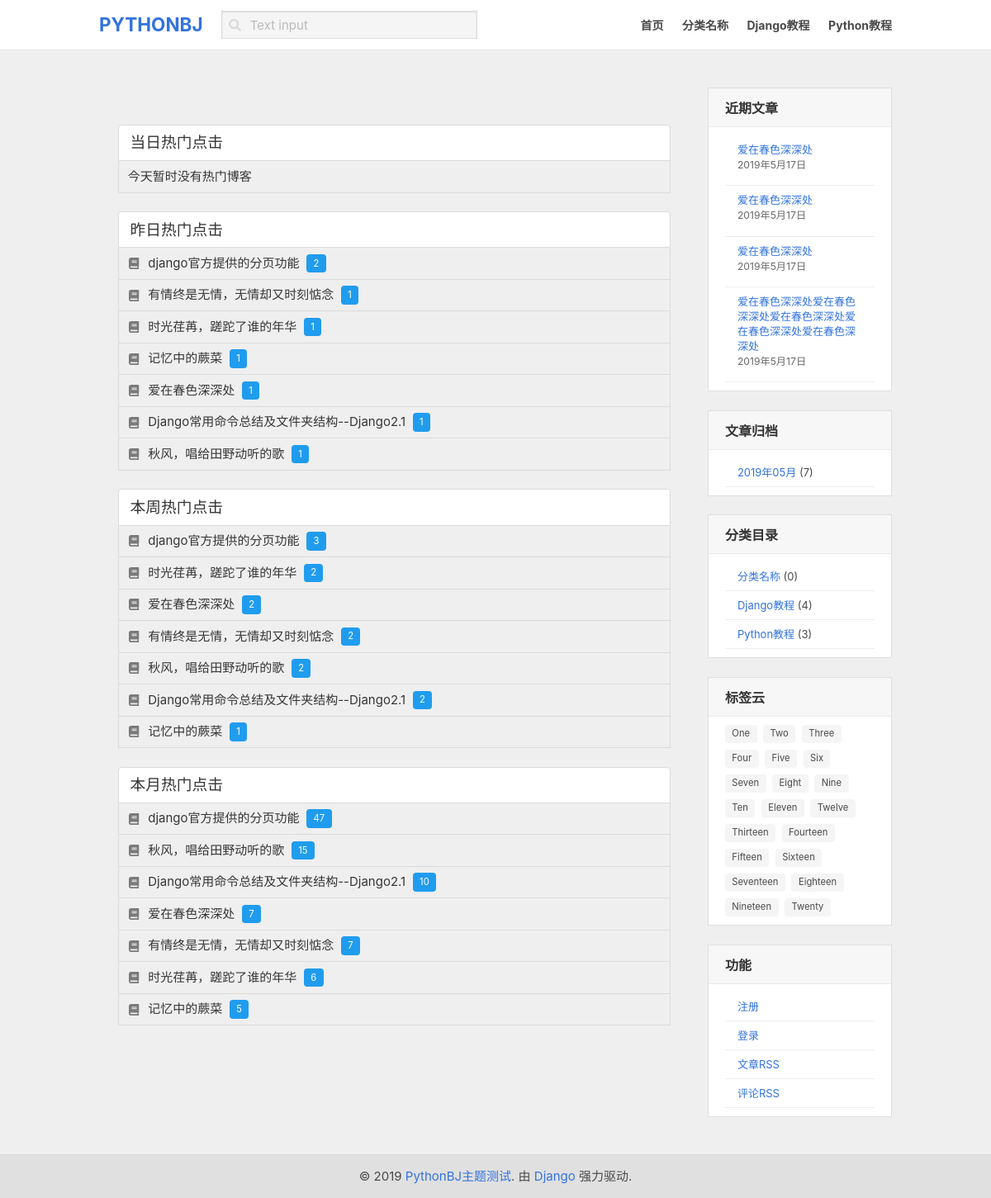
The app's page /blog/read_nums/ with its own data.
### blog/models.py (models this page shows, shortened)
class Category(models.Model):
    name = models.CharField('分类名称', max_length=32)
    slug = models.SlugField('slug', max_length=64)
    author = models.ForeignKey(User, on_delete=models.CASCADE, verbose_name="用户")
    desc = models.TextField('分类描述', max_length=200)
    add_date = models.DateTimeField(auto_now_add=True)
    pub_date = models.DateTimeField(auto_now=True)
    class Meta:
        ordering = ['-pub_date']
        verbose_name_plural = "博客分类"

class Article(models.Model, ReadNumExpandMethod):
    HAS_PUB_CHOICES = (
        (0, '发布'),
        (1, '存草稿'),
    )
    HAS_REPRINT_CHOICES = (
        (0, '原创'),
        (1, '转载'),
    )
    title = models.CharField('文章标题', max_length=100)
    slug = models.SlugField('slug', max_length=100, blank=True, null=True, help_text="链接后缀，必须为英文字符")
    author = models.ForeignKey(User, on_delete=models.CASCADE, verbose_name="作者")
    read_details = GenericRelation(ReadDetail)  # 关联到这个模型，可以很方便的访问关联模型的所有数据
    desc = models.TextField(max_length=100, blank=True, help_text="文章简介，字数保持在100以内！")
    topic = models.ForeignKey('Topic', on_delete=models.CASCADE, verbose_name="专题", blank=True, null=True)
    category = models.ForeignKey('Category', on_delete=models.CASCADE, verbose_name="分类")
    picture = models.ImageField('封面图', upload_to='images/', max_length=200, blank=True, null=True)
    content = MDTextField()
    tags = models.ManyToManyField('Tag', blank=True)
    has_pub = models.PositiveSmallIntegerField('是否发布',choices=HAS_PUB_CHOICES, default=0)
    has_reprint = models.PositiveSmallIntegerField('是否原创', choices=HAS_REPRINT_CHOICES, default=0)
    has_url = models.URLField('原文链接', blank=True, null=True)
    add_date = models.DateTimeField(auto_now_add=True)
    pub_date = models.DateTimeField(auto_now=True)
    class Meta:
        ordering = ['-pub_date']
        verbose_name_plural = "文章管理"
    def __str__(self):
        return self.title

### read_record/models.py (models this page shows)
class ReadDetail(models.Model):
    read_nums = models.IntegerField(default=0)
    date = models.DateField(default=timezone.now)   # 获取当前时间
    content_type = models.ForeignKey(ContentType, on_delete=models.DO_NOTHING)
    object_id = models.PositiveIntegerField()
    content_object = GenericForeignKey('content_type', 'object_id')

### blog/views.py (the view)
# urls.py: path('read_nums/', views.read_num_s, name="read_nums")  # 统计计数页面
def read_num_s(request):
    article_content_type = ContentType.objects.get_for_model(Article)  # 获取文章模型
    dates, read_num_s = get_seven_days_data(article_content_type)
    hot_article_for_seven_days = cache.get('hot_article_for_seven_days')
    if hot_article_for_seven_days is None:
        hot_article_for_seven_days = get_seven_days_hot_articles(7)
        cache.set('hot_article_for_seven_days', hot_article_for_seven_days, 3600)
        print('计算缓存')
    else:
        print('使用缓存')
    today_hot_data = get_today_hot_data(article_content_type)
    yesterday_hot_data = get_yesterday_hot_data(article_content_type)
    hot_article_for_month_days = get_seven_days_hot_articles(30)
    return render(request, 'blog/read_nums.html', locals())

### blog/templatetags/blog_tags.py (called while the page is built)
@register.simple_tag
def archives():
    return Article.objects.dates('pub_date', 'month', order='DESC')

@register.simple_tag
def archives_num(year, month):
    return Article.objects.filter(pub_date__year=year, pub_date__month=month, has_pub=0).count()

@register.simple_tag
def get_categorys():
    return Category.objects.all()

@register.simple_tag
def get_articel_nums(category_id):
    category = get_object_or_404(Category, id=category_id)
    return category.article_set.filter(has_pub=0).count()

### blog/views.py (called while the page is built)
def get_seven_days_hot_articles(i):
    today = timezone.now().date()
    date = today - datetime.timedelta(days=i)
    article_list = Article.objects.filter(read_details__date__lt=today, read_details__date__gte=date)\
        .values('id', 'title').annotate(read_nums_sum=Sum('read_details__read_nums'))\
        .order_by('-read_nums_sum')
    return article_list[:7]

### read_record/utils.py (called while the page is built)
def get_seven_days_data(content_type):
    today = timezone.now().date()
    dates = []
    read_num_s = []
    for i in range(7, 0, -1):
        date = today - datetime.timedelta(days=i)
        dates.append(date.strftime('%m/%d'))
        read_details = ReadDetail.objects.filter(content_type=content_type, date=date)
        result = read_details.aggregate(read_nums_sum=Sum('read_nums'))
        read_num_s.append(result['read_nums_sum'] or 0)
    return dates, read_num_s

def get_today_hot_data(content_type):
    today = timezone.now().date()  #  获取到当天的数据
    read_details = ReadDetail.objects.filter(content_type=content_type, date=today).order_by('-read_nums')
    return read_details[:7]

def get_yesterday_hot_data(content_type):
    today = timezone.now().date()  # 获取到当天的数据
    yesterday = today - datetime.timedelta(days=1)
    read_details = ReadDetail.objects.filter(content_type=content_type, date=yesterday).order_by('-read_nums')
    return read_details[:7]

### templates/blog/read_nums.html (shortened to what this page needs)
{% extends 'base.html' %}
{% block section %}
<div class="section">
    <nav class="panel">
  <p class="panel-heading has-background-white">
   当日热门点击
  </p>
{% for hot_data in today_hot_data %}
  <a class="panel-block" href="{% url 'blog:detail' hot_data.object_id %}">
    <span class="panel-icon">
      <i class="fas fa-book" aria-hidden="true"></i>
    </span>
    {{ hot_data.content_object }} &nbsp;<span class="tag is-info is-small">{{ hot_data.read_nums }}</span>
  </a>
{% empty %}
    <a class="panel-block">今天暂时没有热门博客</a>
{% endfor %}
</nav>
    <nav class="panel">
  <p class="panel-heading has-background-white">
   昨日热门点击
  </p>
{% for hot_data in yesterday_hot_data %}
  <a class="panel-block" href="{% url 'blog:detail' hot_data.object_id %}">
    <span class="panel-icon">
      <i class="fas fa-book" aria-hidden="true"></i>
    </span>
    {{ hot_data.content_object }} &nbsp;<span class="tag is-info is-small">{{ hot_data.read_nums }}</span>
  </a>
{% empty %}
    <a class="panel-block">昨天没有热门博客</a>
{% endfor %}
</nav>
    <nav class="panel">
  <p class="panel-heading has-background-white">
   本周热门点击
  </p>
{% for hot_article in hot_article_for_seven_days %}
  <a class="panel-block" href="{% url 'blog:detail' hot_article.id %}">
    <span class="panel-icon">
      <i class="fas fa-book" aria-hidden="true"></i>
    </span>
    {{ hot_article.title }} &nbsp;<span class="tag is-info is-small">{{ hot_article.read_nums_sum }}</span>
  </a>
{% empty %}
    <a class="panel-block">本周没有热门博客</a>
{% endfor %}
</nav>
    <nav class="panel">
  <p class="panel-heading has-background-white">
   本月热门点击
  </p>
{% for hot_article in hot_article_for_month_days %}
  <a class="panel-block" href="{% url 'blog:detail' hot_article.id %}">
    <span class="panel-icon">
      <i class="fas fa-book" aria-hidden="true"></i>
    </span>
    {{ hot_article.title }} &nbsp;<span class="tag is-info is-small">{{ hot_article.read_nums_sum }}</span>
  </a>
{% empty %}
    <a class="panel-block">本月没有热门博客</a>
{% endfor %}
</nav>
</div>
{% endblock %}

### templates/base.html (shortened to what this page needs)
{% load staticfiles %}
{% load blog_tags %}
<!DOCTYPE html>
<html lang="en">
<head>
    <link rel="stylesheet" href="{% static 'blog/css/style.css' %}">
    <link rel="stylesheet" href="{% static 'blog/css/bulma.css' %}">
</head>
<body>
<header>
    <nav class="navbar" role="navigation" aria-label="main navigation">
        <div class="container">
            <div class="navbar-brand" style="height:60px;">
                <a href="{% url 'blog:index' %}" class="navbar-item">
                    <span class="has-text-weight-bold is-size-4 is-uppercase has-text-link">pythonBJ</span>
                </a>
            </div>
            <div id="navbarBasicExample" class="navbar-menu">
                <div class="navbar-start">
                    <div class="navbar-item">
                        <div class="field">
                            <div class="control has-icons-left has-icons-right">
                                <input class="input is-radiusless has-background-light" type="text" placeholder="Text input">
                                <span class="icon is-small is-left">
                                </span>
                                </div>
                            </div>
                        </div>
                    </div>
                    <div class="navbar-end a-size">
                    {% get_categorys as cattegory_list %}
                        {% if cattegory_list %}
                        <a href="{% url 'blog:index' %}" class="navbar-item ">首页</a>
                        {% for category in cattegory_list %}
                        <a href="{% url 'blog:category' category.id %}" class="navbar-item">{{ category.name }}</a>
                            {% endfor %}
                        {% else %}
                            <a>还没有添加任何分类</a>
                        {% endif %}
                    </div>
                </div>
            </div>
            </nav>
        </header>
        <section class="section">
                <div class="container">
                   <div class="columns">
                       <div class="column is-9 ">
                           {% block section %}{% endblock section %}
                       </div>
                       <div class="column is-3  ">
                        <div class="box is-radiusless is-paddingless panel-head-backcolor is-shadowless">
        <h1 class=" has-text-weight-bold">近期文章</h1>
        <div class="box-content">
            <ul>
                <li>
                 <a href="">爱在春色深深处</a>
                 <time>2019年5月17日</time>
                </li>
                <li>
                     <a href="">爱在春色深深处</a>
                     <time>2019年5月17日</time>
                </li>
                <li>
                     <a href="">爱在春色深深处</a>
                     <time>2019年5月17日</time>
                </li>
                <li>
                 <a href="">爱在春色深深处爱在春色深深处爱在春色深深处爱在春色深深处爱在春色深深处</a>
                 <time>2019年5月17日</time>
                </li>
            </ul>
        </div>
    </div>
    <div class="box is-radiusless is-paddingless panel-head-backcolor is-shadowless">
         <h1 class=" has-text-weight-bold">文章归档</h1>
         <div class="box-content">
         {% archives as blog_dates %}
             <ul>
                 {% for blog_date in blog_dates %}
                 <li>
                  <a href="{% url 'blog:dates' blog_date.year blog_date.month%}">{{ blog_date|date:"Y年m月" }} </a><span>({% archives_num blog_date.year blog_date.month %})</span>
                 </li>
                 {% endfor %}
             </ul>
         </div>
     </div>
     <div class="box is-radiusless is-paddingless panel-head-backcolor is-shadowless">
             <h1 class=" has-text-weight-bold">分类目录</h1>
             <div class="box-content">
             {% get_categorys as cattegory_list %}
                 <ul>
                 {% if cattegory_list %}
                     {% for category in cattegory_list %}
                     <li>
                      <a href="{% url 'blog:category' category.id %}">{{ category.name }} </a><span>({% get_articel_nums category.id %})</span>
                     </li>
                     {% endfor %}
                 {% else %}
                      <li>
                      暂无分类
                     </li>
                 {% endif %}
                 </ul>
             </div>
     </div>
     <div class="box is-radiusless is-paddingless panel-head-backcolor is-shadowless">
             <h1 class=" has-text-weight-bold">标签云</h1>
             <div class="box-content">
                     <div class="tags">
                             <span class="tag">One</span>
                             <span class="tag">Two</span>
                             <span class="tag">Three</span>
                             <span class="tag">Four</span>
                             <span class="tag">Five</span>
                             <span class="tag">Six</span>
                             <span class="tag">Seven</span>
                             <span class="tag">Eight</span>
                             <span class="tag">Nine</span>
                             <span class="tag">Ten</span>
                             <span class="tag">Eleven</span>
                             <span class="tag">Twelve</span>
                             <span class="tag">Thirteen</span>
                             <span class="tag">Fourteen</span>
                             <span class="tag">Fifteen</span>
                             <span class="tag">Sixteen</span>
                             <span class="tag">Seventeen</span>
                             <span class="tag">Eighteen</span>
                             <span class="tag">Nineteen</span>
                             <span class="tag">Twenty</span>
                           </div>
             </div>
     </div>
     <div class="box is-radiusless is-paddingless panel-head-backcolor is-shadowless">
             <h1 class=" has-text-weight-bold">功能</h1>
             <div class="box-content">
                 <ul>
                     {% if user.is_authenticated %}
                         <li>
                      <a href="">管理站点 </a>
                     </li>
                     <li>
                         <a href="{% url 'logout' %}">登出</a>
                     </li>
                         {% else %}
                         <li>
                      <a href="">注册 </a>
                     </li>
                     <li>
                         <a href="{% url 'account:login' %}?from={{ request.get_full_path }}">登录</a>
                     </li>
                     {% endif %}
                     <li>
                         <a href="">文章RSS</a>
                     </li>
                     <li>
                         <a href="">评论RSS</a>
                     </li>
                 </ul>
             </div>
     </div>
                       </div>
                   </div>
                </div>
            </section>
{% include 'blog/footer.html' %}
</body>
</html>

### templates/blog/footer.html
 <footer class="footer">
        <div class=" container has-text-centered">
             © 2019 <a href="">PythonBJ主题测试</a>.  由 <a href="">Django </a> 强力驱动.
        </div>
    </footer>

### static/blog/css/style.css (style rules this page uses)
html { font-size: 15px; background-color: #EFEFEF; }
.a-size a { font-size: 14px !important; font-weight: bold; }
header { border-bottom:1px solid #e5e5e5; }
.panel-head-backcolor { background: #f7f7f7 !important; }
.box { background: #f7f7f7 !important; border: solid 1px #dedede; }
.box h1 { color: #333; font-size: 16px; padding: 12px 20px 10px; border-bottom: solid 1px #EAEAEA; text-transform: uppercase; position: relative; }
.box .box-content { background: #ffffff; padding: 10px 20px; font-size: 13px; }
.box .box-content li { padding: 8px 15px; overflow: hidden; line-height: 18px; border-bottom: 1px solid #eee; }
.box .box-content li a { font-size: 13px; }
.box .box-content li time { font-size: 0.8125rem; color: #686868; line-height: 1.615384615; margin-bottom: 0.538461538em; display: block; }
.footer { background: #e0e0e0 !important; border-top: 1px solid #dadada; padding: 15px; }

### records on screen
Category: name "分类名称", id "0"
Category: name "Django教程", id "4"
Category: name "Python教程", id "3"
ReadDetail: content_object "django官方提供的分页功能", read_nums "2"
ReadDetail: content_object "有情终是无情，无情却又时刻惦念", read_nums "1"
ReadDetail: content_object "时光荏苒，蹉跎了谁的年华", read_nums "1"
ReadDetail: content_object "记忆中的蕨菜", read_nums "1"
ReadDetail: content_object "爱在春色深深处", read_nums "1"
ReadDetail: content_object "Django常用命令总结及文件夹结构--Django2.1", read_nums "1"
ReadDetail: content_object "秋风，唱给田野动听的歌", read_nums "1"
Article: title "django官方提供的分页功能", read_nums_sum "3", read_nums_sum "47"
Article: title "时光荏苒，蹉跎了谁的年华", read_nums_sum "2", read_nums_sum "6"
Article: title "爱在春色深深处", read_nums_sum "2", read_nums_sum "7"
Article: title "有情终是无情，无情却又时刻惦念", read_nums_sum "2", read_nums_sum "7"
Article: title "秋风，唱给田野动听的歌", read_nums_sum "2", read_nums_sum "15"
Article: title "Django常用命令总结及文件夹结构--Django2.1", read_nums_sum "2", read_nums_sum "10"
Article: title "记忆中的蕨菜", read_nums_sum "1", read_nums_sum "5"

### other values on screen
{{ blog_date|date:"Y年m月" }} "2019年05月"
